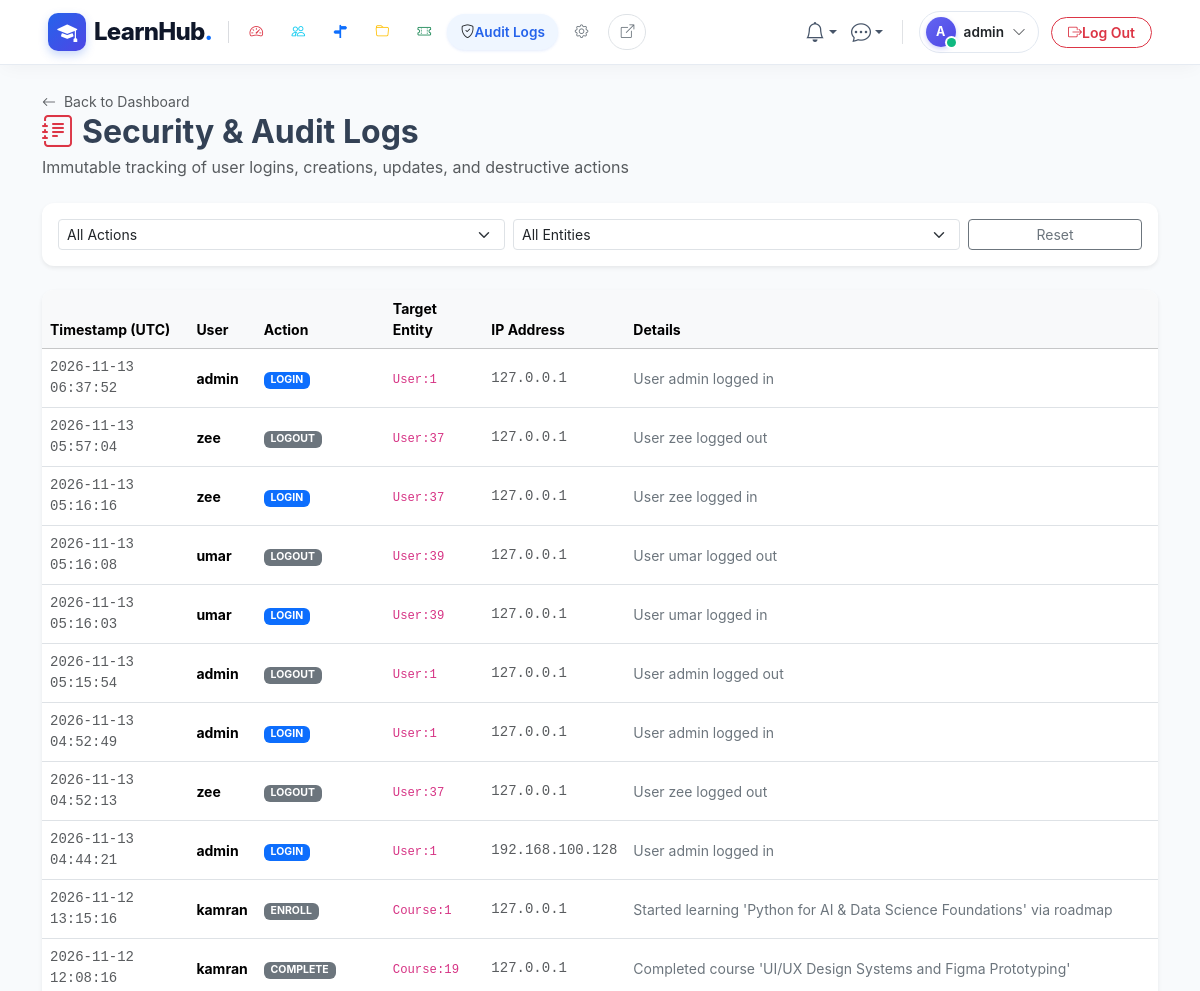
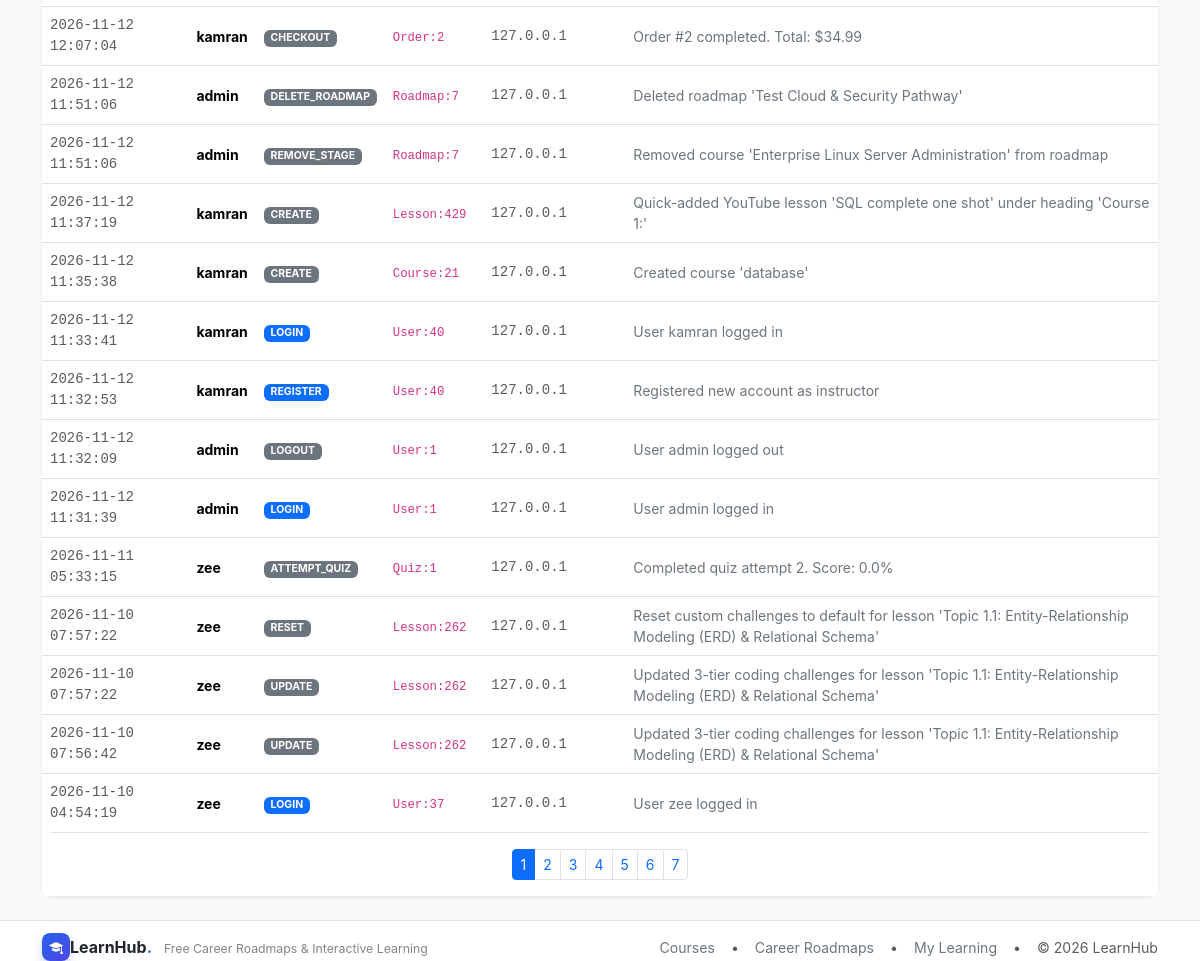
Before: /admin/audit (signed in) with the older database file (2 pictures, top to bottom).
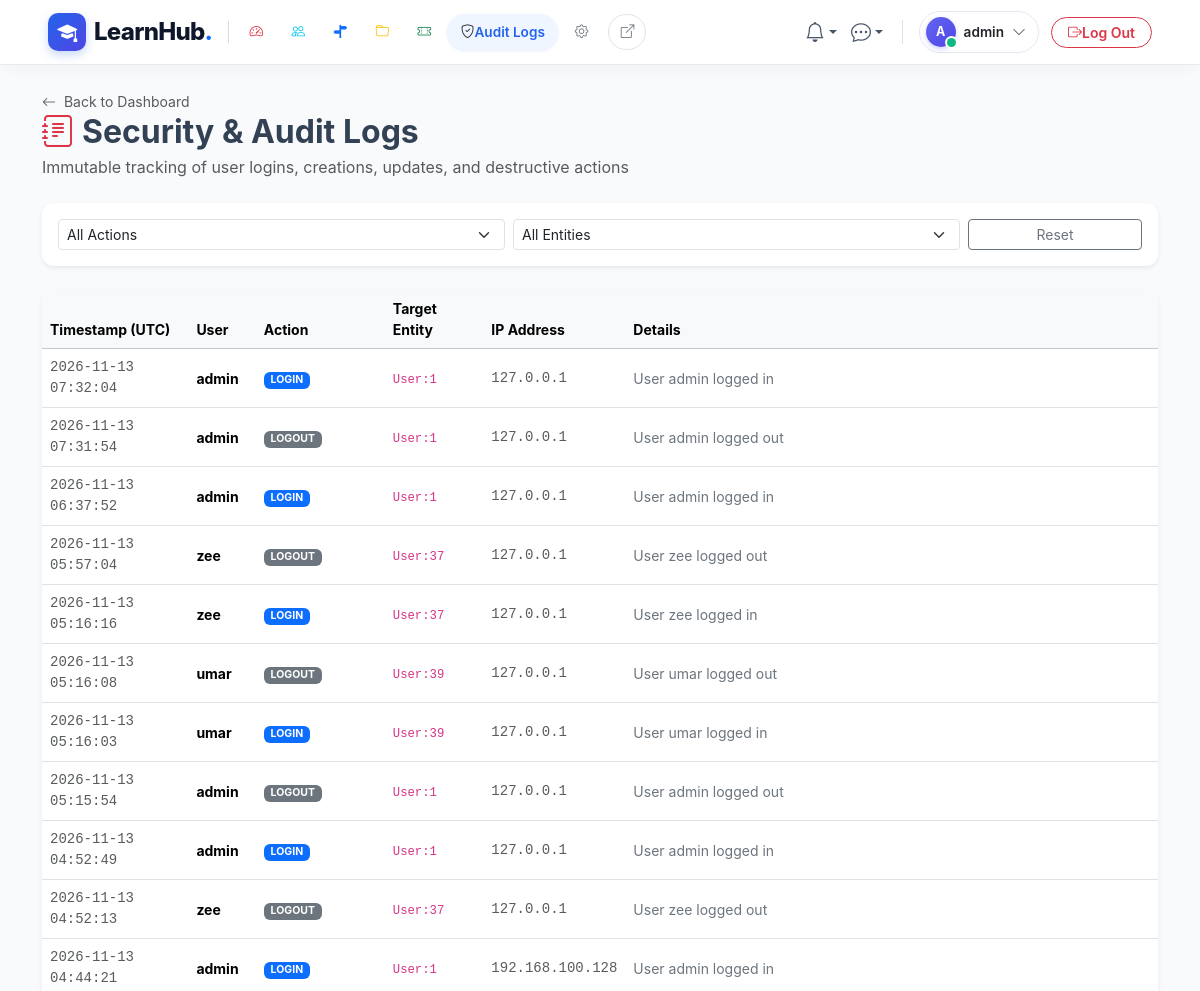
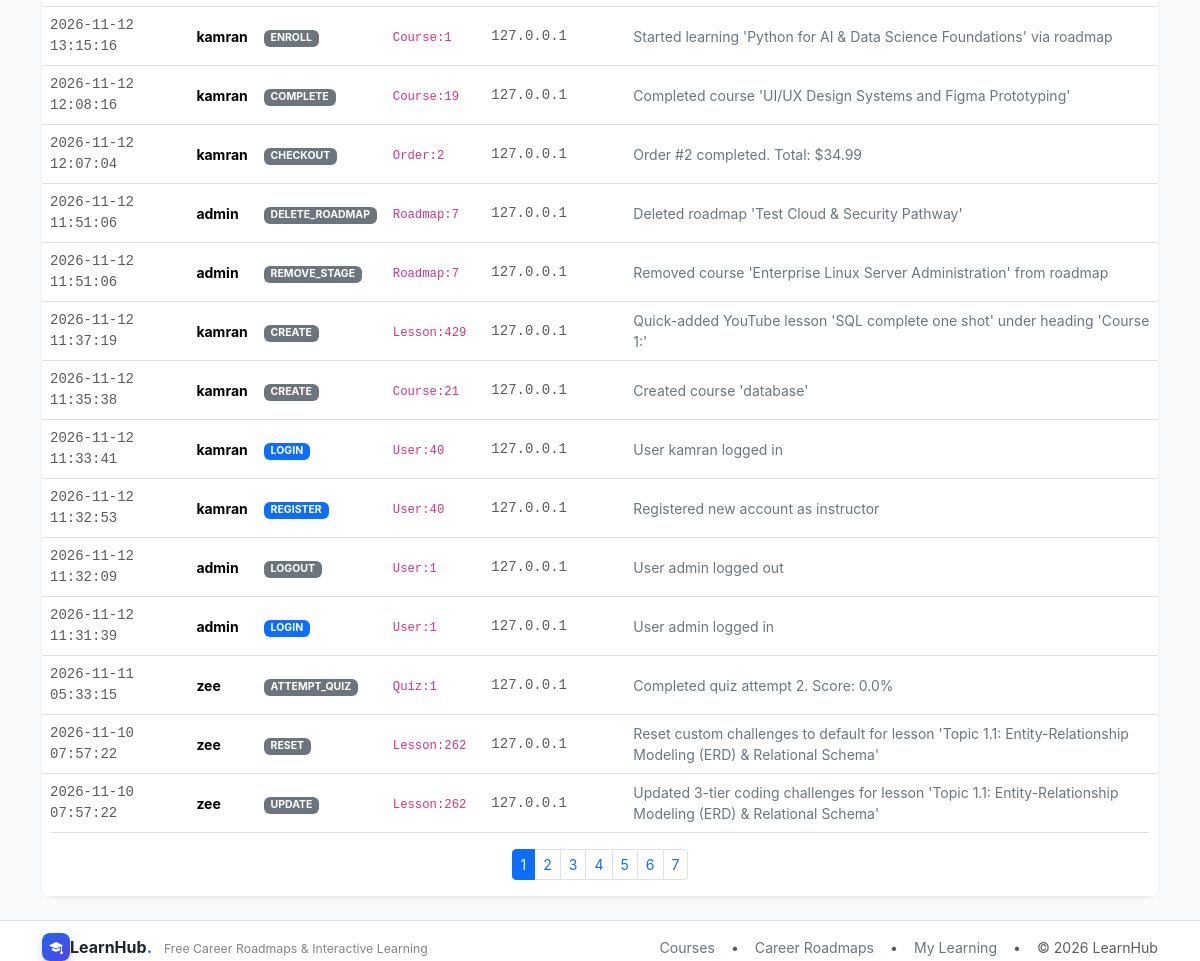
After: the same page with the newer database file (2 pictures, top to bottom).
### app/models/admin.py (models this page shows, shortened)
class AuditLog(db.Model):
    __tablename__ = 'audit_logs'
    id = db.Column(db.Integer, primary_key=True)
    user_id = db.Column(db.Integer, db.ForeignKey('users.id', ondelete='SET NULL'), nullable=True, index=True)
    action = db.Column(db.String(50), nullable=False, index=True)  # create, update, delete, login, logout
    entity_type = db.Column(db.String(50), nullable=False, index=True)  # User, Course, Quiz, Assignment, etc.
    entity_id = db.Column(db.Integer, nullable=True)
    details = db.Column(db.Text, nullable=True)
    ip_address = db.Column(db.String(45), nullable=True)
    created_at = db.Column(db.DateTime, default=utcnow, nullable=False, index=True)
    user = db.relationship('User', back_populates='audit_logs')

### app/models/users.py (models this page shows, shortened)
class User(UserMixin, db.Model):
    __tablename__ = 'users'
    id = db.Column(db.Integer, primary_key=True)
    email = db.Column(db.String(120), unique=True, nullable=False, index=True)
    username = db.Column(db.String(80), unique=True, nullable=False, index=True)
    password_hash = db.Column(db.String(255), nullable=False)
    role_id = db.Column(db.Integer, db.ForeignKey('roles.id'), nullable=False)
    is_active = db.Column(db.Boolean, default=True, nullable=False)
    last_login = db.Column(db.DateTime, nullable=True)
    created_at = db.Column(db.DateTime, default=utcnow, nullable=False)
    role = db.relationship('Role', back_populates='users', lazy='joined')
    profile = db.relationship('UserProfile', back_populates='user', uselist=False, cascade='all, delete-orphan', lazy='joined')
    notifications = db.relationship('Notification', back_populates='user', cascade='all, delete-orphan', lazy='select', order_by='Notification.created_at.desc()')
    enrollments = db.relationship('Enrollment', back_populates='user', lazy='select')
    orders = db.relationship('Order', back_populates='user', lazy='select')
    course_instructors = db.relationship('CourseInstructor', back_populates='user', lazy='select')
    created_courses = db.relationship('Course', back_populates='creator', foreign_keys='Course.created_by', lazy='select')
    wishlists = db.relationship('Wishlist', back_populates='user', cascade='all, delete-orphan', lazy='select')
    quiz_attempts = db.relationship('QuizAttempt', back_populates='user', lazy='select')
    submissions = db.relationship('Submission', back_populates='user', lazy='select')
    forum_threads = db.relationship('ForumThread', back_populates='author', lazy='select')
    forum_posts = db.relationship('ForumPost', back_populates='author', lazy='select')
    post_likes = db.relationship('PostLike', back_populates='user', cascade='all, delete-orphan', lazy='select')
    sent_messages = db.relationship('Message', back_populates='sender', foreign_keys='Message.sender_id', lazy='select')
    received_messages = db.relationship('Message', back_populates='recipient', foreign_keys='Message.recipient_id', lazy='select')
    user_badges = db.relationship('UserBadge', back_populates='user', cascade='all, delete-orphan', lazy='select')
    reviews = db.relationship('Review', back_populates='user', lazy='select')
    audit_logs = db.relationship('AuditLog', back_populates='user', lazy='select')
    def has_role(self, role_name: str) -> bool:
        return bool(self.role and self.role.name.lower() == role_name.lower())
    @property
    def is_admin(self) -> bool:
        return self.has_role('admin')
    @property
    def is_instructor(self) -> bool:
        return self.has_role('instructor')

### app/blueprints/admin/routes.py (the view)
@admin_bp.route('/audit')
def audit_logs():
    page = request.args.get('page', 1, type=int)
    action_filter = request.args.get('action', '').strip()
    entity_filter = request.args.get('entity', '').strip()
    query = AuditLog.query
    if action_filter:
        query = query.filter_by(action=action_filter)
    if entity_filter:
        query = query.filter_by(entity_type=entity_filter)
    logs = query.order_by(AuditLog.created_at.desc()).paginate(page=page, per_page=25, error_out=False)
    actions = [r[0] for r in db.session.query(AuditLog.action).distinct().all()]
    entities = [r[0] for r in db.session.query(AuditLog.entity_type).distinct().all()]
    return render_template(
        'admin/audit.html',
        logs=logs,
        actions=actions,
        entities=entities,
        selected_action=action_filter,
        selected_entity=entity_filter
    )

### app/blueprints/admin/routes.py (called while the page is built)
@admin_bp.before_request
@login_required
@admin_required
def require_admin():
    pass

### app/templates/admin/audit.html (shortened to what this page needs)
{% extends 'base.html' %}
{% block content %}
<div class="container py-4">
  <div class="d-flex justify-content-between align-items-center mb-4">
    <div>
      <a href="{{ url_for('admin.dashboard') }}" class="text-muted small text-decoration-none">
        <i class="bi bi-arrow-left me-1"></i> Back to Dashboard
      </a>
      <h2 class="fw-bold mb-1"><i class="bi bi-journal-text text-danger me-2"></i>Security & Audit Logs</h2>
      <p class="text-muted mb-0">Immutable tracking of user logins, creations, updates, and destructive actions</p>
    </div>
  </div>
  <div class="card shadow-sm border-0 mb-4 p-3">
    <form method="GET" class="row g-2 align-items-center">
      <div class="col-md-5">
        <select name="action" class="form-select form-select-sm" onchange="this.form.submit()">
          <option value="">All Actions</option>
        </select>
      </div>
      <div class="col-md-5">
        <select name="entity" class="form-select form-select-sm" onchange="this.form.submit()">
          <option value="">All Entities</option>
        </select>
      </div>
      <div class="col-md-2">
        <a href="{{ url_for('admin.audit_logs') }}" class="btn btn-outline-secondary btn-sm w-100">Reset</a>
      </div>
    </form>
  </div>
  <div class="card shadow-sm border-0">
    <div class="table-responsive">
      <table class="table table-hover align-middle mb-0 small">
        <thead class="table-light">
          <tr>
            <th>Timestamp (UTC)</th>
            <th>User</th>
            <th>Action</th>
            <th>Target Entity</th>
            <th>IP Address</th>
            <th>Details</th>
          </tr>
        </thead>
        <tbody>
          {% for log in logs.items %}
            <tr>
              <td class="text-muted font-monospace">{{ log.created_at.strftime('%Y-%m-%d %H:%M:%S') }}</td>
              <td>
                {% if log.user %}
                  <strong>{{ log.user.username }}</strong>
                {% else %}
                  <span class="text-muted">System / Anonymous</span>
                {% endif %}
              </td>
              <td>
                <span class="badge {% if log.action in ('delete', 'toggle_active') %}bg-danger{% elif log.action in ('login', 'register') %}bg-primary{% else %}bg-secondary{% endif %} text-uppercase">
                  {{ log.action }}
                </span>
              </td>
              <td><code>{{ log.entity_type }}{% if log.entity_id %}:{{ log.entity_id }}{% endif %}</code></td>
              <td class="font-monospace text-muted">{{ log.ip_address or '127.0.0.1' }}</td>
              <td class="text-secondary">{{ log.details or '-' }}</td>
            </tr>
          {% else %}
            <tr><td colspan="6" class="text-center py-4 text-muted">No audit logs matching criteria.</td></tr>
          {% endfor %}
        </tbody>
      </table>
    </div>
    {% if logs.pages > 1 %}
      <div class="card-footer bg-white border-0 py-3">
        <ul class="pagination pagination-sm justify-content-center mb-0">
          {% for p in logs.iter_pages() %}
            {% if p %}
              <li class="page-item {% if p == logs.page %}active{% endif %}">
                <a class="page-link" href="{{ url_for('admin.audit_logs', page=p, action=selected_action, entity=selected_entity) }}">{{ p }}</a>
              </li>
            {% endif %}
          {% endfor %}
        </ul>
      </div>
    {% endif %}
  </div>
</div>
{% endblock %}

Changed rows visible on the page:
no longer on this page (row unchanged): AuditLog: created_at "2026-11-10 07:56:42", user.username "zee", action "UPDATE", entity_type "Lesson", entity_id "262", ip_address "127.0.0.1", details "Updated 3-tier coding challenges for lesson 'Topic 1.1: Entity-Relationship Modeling (ERD) & Relational Schema'"
no longer on this page (row unchanged): AuditLog: created_at "2026-11-10 04:54:19", user.username "zee", action "LOGIN", entity_type "User", entity_id "37", ip_address "127.0.0.1", details "User zee logged in"
added AuditLog: created_at "2026-11-13 07:32:04", user.username "admin", action "LOGIN", entity_type "User", entity_id "1", ip_address "127.0.0.1", details "User admin logged in"
added AuditLog: created_at "2026-11-13 07:31:54", user.username "admin", action "LOGOUT", entity_type "User", entity_id "1", ip_address "127.0.0.1", details "User admin logged out"
